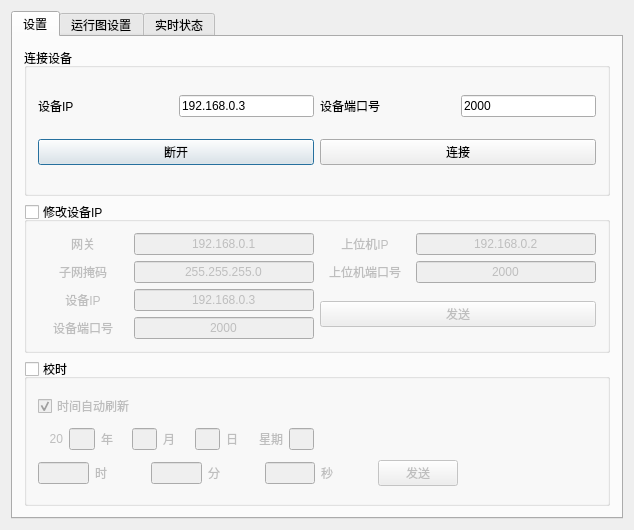
<?xml version="1.0" encoding="UTF-8"?>
<ui version="4.0">
 <class>Dialog</class>
 <widget class="QDialog" name="Dialog">
  <property name="geometry">
   <rect>
    <x>0</x>
    <y>0</y>
    <width>634</width>
    <height>530</height>
   </rect>
  </property>
  <property name="windowTitle">
   <string>发射机控制终端上位机</string>
  </property>
  <layout class="QGridLayout" name="gridLayout_3">
   <item row="0" column="1">
    <widget class="QTabWidget" name="tabWidget">
     <property name="currentIndex">
      <number>0</number>
     </property>
     <widget class="QWidget" name="tab">
      <attribute name="title">
       <string>设置</string>
      </attribute>
      <layout class="QVBoxLayout" name="verticalLayout_2">
       <item>
        <widget class="QGroupBox" name="groupBoxLink">
         <property name="title">
          <string>连接设备</string>
         </property>
         <layout class="QGridLayout" name="gridLayout">
          <item row="0" column="0">
           <widget class="QLabel" name="label">
            <property name="text">
             <string>设备IP</string>
            </property>
           </widget>
          </item>
          <item row="0" column="1">
           <widget class="QLineEdit" name="txtNowIp">
            <property name="sizePolicy">
             <sizepolicy hsizetype="Ignored" vsizetype="Fixed">
              <horstretch>0</horstretch>
              <verstretch>0</verstretch>
             </sizepolicy>
            </property>
            <property name="text">
             <string>192.168.0.3</string>
            </property>
           </widget>
          </item>
          <item row="0" column="2">
           <widget class="QLabel" name="label_2">
            <property name="text">
             <string>设备端口号</string>
            </property>
           </widget>
          </item>
          <item row="0" column="3">
           <widget class="QLineEdit" name="txtNowPort">
            <property name="sizePolicy">
             <sizepolicy hsizetype="Ignored" vsizetype="Fixed">
              <horstretch>0</horstretch>
              <verstretch>0</verstretch>
             </sizepolicy>
            </property>
            <property name="text">
             <string>2000</string>
            </property>
           </widget>
          </item>
          <item row="1" column="0" colspan="2">
           <widget class="QPushButton" name="btnStop">
            <property name="text">
             <string>断开</string>
            </property>
           </widget>
          </item>
          <item row="1" column="2" colspan="2">
           <widget class="QPushButton" name="btnLink">
            <property name="text">
             <string>连接</string>
            </property>
           </widget>
          </item>
         </layout>
        </widget>
       </item>
       <item>
        <widget class="QGroupBox" name="groupBoxSetIp">
         <property name="title">
          <string>修改设备IP</string>
         </property>
         <property name="checkable">
          <bool>true</bool>
         </property>
         <property name="checked">
          <bool>false</bool>
         </property>
         <layout class="QGridLayout" name="gridLayout_4">
          <item row="0" column="0">
           <layout class="QHBoxLayout" name="horizontalLayout_2" stretch="1,2">
            <item>
             <widget class="QLabel" name="label_3">
              <property name="text">
               <string>网关</string>
              </property>
              <property name="alignment">
               <set>Qt::AlignCenter</set>
              </property>
             </widget>
            </item>
            <item>
             <widget class="QLineEdit" name="txtGate">
              <property name="sizePolicy">
               <sizepolicy hsizetype="Ignored" vsizetype="Fixed">
                <horstretch>0</horstretch>
                <verstretch>0</verstretch>
               </sizepolicy>
              </property>
              <property name="text">
               <string>192.168.0.1</string>
              </property>
              <property name="alignment">
               <set>Qt::AlignCenter</set>
              </property>
             </widget>
            </item>
           </layout>
          </item>
          <item row="0" column="1">
           <layout class="QHBoxLayout" name="horizontalLayout_4" stretch="1,2">
            <item>
             <widget class="QLabel" name="label_5">
              <property name="text">
               <string>上位机IP</string>
              </property>
              <property name="alignment">
               <set>Qt::AlignCenter</set>
              </property>
             </widget>
            </item>
            <item>
             <widget class="QLineEdit" name="txtServerIp">
              <property name="sizePolicy">
               <sizepolicy hsizetype="Ignored" vsizetype="Fixed">
                <horstretch>0</horstretch>
                <verstretch>0</verstretch>
               </sizepolicy>
              </property>
              <property name="text">
               <string>192.168.0.2</string>
              </property>
              <property name="alignment">
               <set>Qt::AlignCenter</set>
              </property>
             </widget>
            </item>
           </layout>
          </item>
          <item row="1" column="0">
           <layout class="QHBoxLayout" name="horizontalLayout_3" stretch="1,2">
            <item>
             <widget class="QLabel" name="label_4">
              <property name="text">
               <string>子网掩码</string>
              </property>
              <property name="alignment">
               <set>Qt::AlignCenter</set>
              </property>
             </widget>
            </item>
            <item>
             <widget class="QLineEdit" name="txtMask">
              <property name="sizePolicy">
               <sizepolicy hsizetype="Ignored" vsizetype="Fixed">
                <horstretch>0</horstretch>
                <verstretch>0</verstretch>
               </sizepolicy>
              </property>
              <property name="text">
               <string>255.255.255.0</string>
              </property>
              <property name="alignment">
               <set>Qt::AlignCenter</set>
              </property>
             </widget>
            </item>
           </layout>
          </item>
          <item row="1" column="1">
           <layout class="QHBoxLayout" name="horizontalLayout_5" stretch="1,2">
            <item>
             <widget class="QLabel" name="label_6">
              <property name="text">
               <string>上位机端口号</string>
              </property>
              <property name="alignment">
               <set>Qt::AlignCenter</set>
              </property>
             </widget>
            </item>
            <item>
             <widget class="QLineEdit" name="txtServerPort">
              <property name="sizePolicy">
               <sizepolicy hsizetype="Ignored" vsizetype="Fixed">
                <horstretch>0</horstretch>
                <verstretch>0</verstretch>
               </sizepolicy>
              </property>
              <property name="text">
               <string>2000</string>
              </property>
              <property name="alignment">
               <set>Qt::AlignCenter</set>
              </property>
             </widget>
            </item>
           </layout>
          </item>
          <item row="2" column="0">
           <layout class="QHBoxLayout" name="horizontalLayout_7" stretch="1,2">
            <item>
             <widget class="QLabel" name="label_8">
              <property name="text">
               <string>设备IP</string>
              </property>
              <property name="alignment">
               <set>Qt::AlignCenter</set>
              </property>
             </widget>
            </item>
            <item>
             <widget class="QLineEdit" name="txtEquIp">
              <property name="sizePolicy">
               <sizepolicy hsizetype="Ignored" vsizetype="Fixed">
                <horstretch>0</horstretch>
                <verstretch>0</verstretch>
               </sizepolicy>
              </property>
              <property name="text">
               <string>192.168.0.3</string>
              </property>
              <property name="alignment">
               <set>Qt::AlignCenter</set>
              </property>
             </widget>
            </item>
           </layout>
          </item>
          <item row="2" column="1" rowspan="2">
           <widget class="QPushButton" name="btnSendIp">
            <property name="text">
             <string>发送</string>
            </property>
           </widget>
          </item>
          <item row="3" column="0">
           <layout class="QHBoxLayout" name="horizontalLayout_6" stretch="1,2">
            <item>
             <widget class="QLabel" name="label_7">
              <property name="text">
               <string>设备端口号</string>
              </property>
              <property name="alignment">
               <set>Qt::AlignCenter</set>
              </property>
             </widget>
            </item>
            <item>
             <widget class="QLineEdit" name="txtEquPort">
              <property name="sizePolicy">
               <sizepolicy hsizetype="Ignored" vsizetype="Fixed">
                <horstretch>0</horstretch>
                <verstretch>0</verstretch>
               </sizepolicy>
              </property>
              <property name="text">
               <string>2000</string>
              </property>
              <property name="alignment">
               <set>Qt::AlignCenter</set>
              </property>
             </widget>
            </item>
           </layout>
          </item>
         </layout>
        </widget>
       </item>
       <item>
        <widget class="QGroupBox" name="groupBoxSetTime">
         <property name="title">
          <string>校时</string>
         </property>
         <property name="checkable">
          <bool>true</bool>
         </property>
         <property name="checked">
          <bool>false</bool>
         </property>
         <layout class="QGridLayout" name="gridLayout_5" columnstretch="2,1,1" columnminimumwidth="2,1,1">
          <item row="1" column="1">
           <spacer name="horizontalSpacer">
            <property name="orientation">
             <enum>Qt::Horizontal</enum>
            </property>
            <property name="sizeHint" stdset="0">
             <size>
              <width>40</width>
              <height>20</height>
             </size>
            </property>
           </spacer>
          </item>
          <item row="0" column="0">
           <widget class="QCheckBox" name="checkBoxAutoRefTime">
            <property name="text">
             <string>时间自动刷新</string>
            </property>
            <property name="checked">
             <bool>true</bool>
            </property>
           </widget>
          </item>
          <item row="1" column="0">
           <layout class="QHBoxLayout" name="horizontalLayout">
            <item>
             <widget class="QLabel" name="label_24">
              <property name="text">
               <string>20</string>
              </property>
              <property name="alignment">
               <set>Qt::AlignRight|Qt::AlignTrailing|Qt::AlignVCenter</set>
              </property>
             </widget>
            </item>
            <item>
             <widget class="QLineEdit" name="txtYear">
              <property name="sizePolicy">
               <sizepolicy hsizetype="Ignored" vsizetype="Fixed">
                <horstretch>0</horstretch>
                <verstretch>0</verstretch>
               </sizepolicy>
              </property>
              <property name="minimumSize">
               <size>
                <width>25</width>
                <height>0</height>
               </size>
              </property>
             </widget>
            </item>
            <item>
             <widget class="QLabel" name="label_17">
              <property name="text">
               <string>年</string>
              </property>
             </widget>
            </item>
            <item>
             <widget class="QLineEdit" name="txtMon">
              <property name="sizePolicy">
               <sizepolicy hsizetype="Ignored" vsizetype="Fixed">
                <horstretch>0</horstretch>
                <verstretch>0</verstretch>
               </sizepolicy>
              </property>
              <property name="minimumSize">
               <size>
                <width>25</width>
                <height>0</height>
               </size>
              </property>
             </widget>
            </item>
            <item>
             <widget class="QLabel" name="label_18">
              <property name="text">
               <string>月</string>
              </property>
             </widget>
            </item>
            <item>
             <widget class="QLineEdit" name="txtDay">
              <property name="sizePolicy">
               <sizepolicy hsizetype="Ignored" vsizetype="Fixed">
                <horstretch>0</horstretch>
                <verstretch>0</verstretch>
               </sizepolicy>
              </property>
              <property name="minimumSize">
               <size>
                <width>25</width>
                <height>0</height>
               </size>
              </property>
             </widget>
            </item>
            <item>
             <widget class="QLabel" name="label_19">
              <property name="text">
               <string>日</string>
              </property>
             </widget>
            </item>
            <item>
             <widget class="QLabel" name="label_20">
              <property name="text">
               <string>星期</string>
              </property>
              <property name="alignment">
               <set>Qt::AlignRight|Qt::AlignTrailing|Qt::AlignVCenter</set>
              </property>
             </widget>
            </item>
            <item>
             <widget class="QLineEdit" name="txtWeek">
              <property name="sizePolicy">
               <sizepolicy hsizetype="Ignored" vsizetype="Fixed">
                <horstretch>0</horstretch>
                <verstretch>0</verstretch>
               </sizepolicy>
              </property>
              <property name="minimumSize">
               <size>
                <width>25</width>
                <height>0</height>
               </size>
              </property>
             </widget>
            </item>
           </layout>
          </item>
          <item row="1" column="2">
           <spacer name="horizontalSpacer_2">
            <property name="orientation">
             <enum>Qt::Horizontal</enum>
            </property>
            <property name="sizeHint" stdset="0">
             <size>
              <width>40</width>
              <height>20</height>
             </size>
            </property>
           </spacer>
          </item>
          <item row="2" column="0" colspan="2">
           <layout class="QHBoxLayout" name="horizontalLayout_14">
            <item>
             <widget class="QLineEdit" name="txtHour">
              <property name="sizePolicy">
               <sizepolicy hsizetype="Ignored" vsizetype="Fixed">
                <horstretch>0</horstretch>
                <verstretch>0</verstretch>
               </sizepolicy>
              </property>
              <property name="minimumSize">
               <size>
                <width>25</width>
                <height>0</height>
               </size>
              </property>
             </widget>
            </item>
            <item>
             <widget class="QLabel" name="label_21">
              <property name="text">
               <string>时</string>
              </property>
             </widget>
            </item>
            <item>
             <widget class="QLineEdit" name="txtMIn">
              <property name="sizePolicy">
               <sizepolicy hsizetype="Ignored" vsizetype="Fixed">
                <horstretch>0</horstretch>
                <verstretch>0</verstretch>
               </sizepolicy>
              </property>
              <property name="minimumSize">
               <size>
                <width>25</width>
                <height>0</height>
               </size>
              </property>
             </widget>
            </item>
            <item>
             <widget class="QLabel" name="label_22">
              <property name="text">
               <string>分</string>
              </property>
             </widget>
            </item>
            <item>
             <widget class="QLineEdit" name="txtSec">
              <property name="sizePolicy">
               <sizepolicy hsizetype="Ignored" vsizetype="Fixed">
                <horstretch>0</horstretch>
                <verstretch>0</verstretch>
               </sizepolicy>
              </property>
              <property name="minimumSize">
               <size>
                <width>25</width>
                <height>0</height>
               </size>
              </property>
             </widget>
            </item>
            <item>
             <widget class="QLabel" name="label_23">
              <property name="text">
               <string>秒</string>
              </property>
             </widget>
            </item>
            <item>
             <widget class="QPushButton" name="btnSendTime">
              <property name="text">
               <string>发送</string>
              </property>
             </widget>
            </item>
           </layout>
          </item>
         </layout>
        </widget>
       </item>
      </layout>
     </widget>
     <widget class="QWidget" name="tab_3">
      <attribute name="title">
       <string>运行图设置</string>
      </attribute>
      <layout class="QVBoxLayout" name="verticalLayout_3">
       <item>
        <widget class="QScrollArea" name="scrollArea">
         <property name="widgetResizable">
          <bool>true</bool>
         </property>
         <widget class="QWidget" name="scrollAreaWidgetContents">
          <property name="geometry">
           <rect>
            <x>0</x>
            <y>0</y>
            <width>590</width>
            <height>438</height>
           </rect>
          </property>
         </widget>
        </widget>
       </item>
       <item>
        <widget class="QPushButton" name="btnSendYxt">
         <property name="text">
          <string>下发到设备</string>
         </property>
        </widget>
       </item>
      </layout>
     </widget>
     <widget class="QWidget" name="tab_2">
      <attribute name="title">
       <string>实时状态</string>
      </attribute>
      <layout class="QVBoxLayout" name="verticalLayout" stretch="0,1">
       <item>
        <layout class="QHBoxLayout" name="horizontalLayout_15" stretch="0,0">
         <item>
          <widget class="QLabel" name="label_26">
           <property name="font">
            <font>
             <pointsize>20</pointsize>
            </font>
           </property>
           <property name="text">
            <string>发射机状态：</string>
           </property>
           <property name="alignment">
            <set>Qt::AlignRight|Qt::AlignTrailing|Qt::AlignVCenter</set>
           </property>
          </widget>
         </item>
         <item>
          <widget class="QLabel" name="labelTsState">
           <property name="font">
            <font>
             <pointsize>20</pointsize>
            </font>
           </property>
           <property name="text">
            <string>无数据</string>
           </property>
          </widget>
         </item>
        </layout>
       </item>
       <item>
        <layout class="QHBoxLayout" name="horizontalLayout_16">
         <item>
          <widget class="QGroupBox" name="groupBoxA">
           <property name="title">
            <string>模拟量</string>
           </property>
          </widget>
         </item>
         <item>
          <widget class="QProgressBar" name="powerBar">
           <property name="value">
            <number>24</number>
           </property>
           <property name="alignment">
            <set>Qt::AlignHCenter|Qt::AlignTop</set>
           </property>
           <property name="orientation">
            <enum>Qt::Vertical</enum>
           </property>
          </widget>
         </item>
         <item>
          <widget class="QGroupBox" name="groupBoxD">
           <property name="title">
            <string>数字量</string>
           </property>
          </widget>
         </item>
        </layout>
       </item>
      </layout>
     </widget>
    </widget>
   </item>
  </layout>
 </widget>
 <layoutdefault spacing="6" margin="11"/>
 <resources/>
 <connections/>
</ui>
